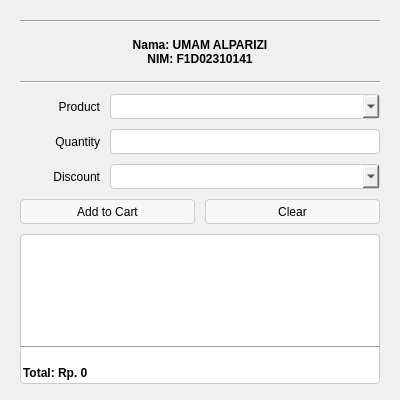
<?xml version="1.0" encoding="UTF-8"?>
<ui version="4.0">
 <class>MainWindow</class>
 <widget class="QMainWindow" name="MainWindow">
  <property name="geometry">
   <rect>
    <x>300</x>
    <y>300</y>
    <width>400</width>
    <height>400</height>
   </rect>
  </property>
  <property name="minimumSize">
   <size>
    <width>400</width>
    <height>400</height>
   </size>
  </property>
  <property name="maximumSize">
   <size>
    <width>400</width>
    <height>400</height>
   </size>
  </property>
  <property name="windowTitle">
   <string>Task Week 4 - POS Application</string>
  </property>
  <property name="styleSheet">
   <string notr="true">QMainWindow {
    background-color: #f0f0f0;
}
QLabel {
    font-size: 12px;
}
QComboBox, QLineEdit {
    font-size: 12px;
    padding: 2px 5px;
    border: 1px solid #ccc;
    border-radius: 4px;
}
QPushButton {
    font-size: 12px;
    padding: 2px 10px;
    background-color: #f8f8f8;
    border: 1px solid #ccc;
    border-radius: 4px;
}
QPushButton:hover {
    background-color: #e8e8e8;
}
QTextEdit {
    font-size: 12px;
}</string>
  </property>
  <widget class="QWidget" name="centralwidget">
   <layout class="QVBoxLayout" name="verticalLayout">
    <property name="spacing">
     <number>10</number>
    </property>
    <property name="leftMargin">
     <number>20</number>
    </property>
    <property name="topMargin">
     <number>20</number>
    </property>
    <property name="rightMargin">
     <number>20</number>
    </property>
    <property name="bottomMargin">
     <number>20</number>
    </property>
    <item>
     <layout class="QVBoxLayout" name="student_section">
      <item>
       <widget class="QFrame" name="top_line">
        <property name="frameShape">
         <enum>QFrame::HLine</enum>
        </property>
        <property name="frameShadow">
         <enum>QFrame::Sunken</enum>
        </property>
       </widget>
      </item>
      <item>
       <widget class="QLabel" name="student_info">
        <property name="styleSheet">
         <string notr="true">font-weight: bold; padding: 5px;</string>
        </property>
        <property name="text">
         <string>Nama: UMAM ALPARIZI
NIM: F1D02310141</string>
        </property>
        <property name="alignment">
         <set>Qt::AlignCenter</set>
        </property>
       </widget>
      </item>
      <item>
       <widget class="QFrame" name="bottom_line">
        <property name="frameShape">
         <enum>QFrame::HLine</enum>
        </property>
        <property name="frameShadow">
         <enum>QFrame::Sunken</enum>
        </property>
       </widget>
      </item>
     </layout>
    </item>
    <item>
     <layout class="QHBoxLayout" name="product_layout">
      <item>
       <widget class="QLabel" name="product_label">
        <property name="minimumSize">
         <size>
          <width>80</width>
          <height>0</height>
         </size>
        </property>
        <property name="maximumSize">
         <size>
          <width>80</width>
          <height>16777215</height>
         </size>
        </property>
        <property name="text">
         <string>Product</string>
        </property>
        <property name="alignment">
         <set>Qt::AlignRight|Qt::AlignTrailing|Qt::AlignVCenter</set>
        </property>
       </widget>
      </item>
      <item>
       <widget class="QComboBox" name="product_combo">
        <property name="minimumSize">
         <size>
          <width>0</width>
          <height>25</height>
         </size>
        </property>
        <property name="maximumSize">
         <size>
          <width>16777215</width>
          <height>25</height>
         </size>
        </property>
        <item>
         <property name="text">
          <string/>
         </property>
        </item>
        <item>
         <property name="text">
          <string>Kecap ABC (Rp. 7,000)</string>
         </property>
        </item>
        <item>
         <property name="text">
          <string>Bimoli (Rp. 20,000)</string>
         </property>
        </item>
        <item>
         <property name="text">
          <string>Gula (Rp. 15,000)</string>
         </property>
        </item>
        <item>
         <property name="text">
          <string>Teh (Rp. 5,000)</string>
         </property>
        </item>
       </widget>
      </item>
     </layout>
    </item>
    <item>
     <layout class="QHBoxLayout" name="quantity_layout">
      <item>
       <widget class="QLabel" name="quantity_label">
        <property name="minimumSize">
         <size>
          <width>80</width>
          <height>0</height>
         </size>
        </property>
        <property name="maximumSize">
         <size>
          <width>80</width>
          <height>16777215</height>
         </size>
        </property>
        <property name="text">
         <string>Quantity</string>
        </property>
        <property name="alignment">
         <set>Qt::AlignRight|Qt::AlignTrailing|Qt::AlignVCenter</set>
        </property>
       </widget>
      </item>
      <item>
       <widget class="QLineEdit" name="quantity_input">
        <property name="minimumSize">
         <size>
          <width>0</width>
          <height>25</height>
         </size>
        </property>
        <property name="maximumSize">
         <size>
          <width>16777215</width>
          <height>25</height>
         </size>
        </property>
       </widget>
      </item>
     </layout>
    </item>
    <item>
     <layout class="QHBoxLayout" name="discount_layout">
      <item>
       <widget class="QLabel" name="discount_label">
        <property name="minimumSize">
         <size>
          <width>80</width>
          <height>0</height>
         </size>
        </property>
        <property name="maximumSize">
         <size>
          <width>80</width>
          <height>16777215</height>
         </size>
        </property>
        <property name="text">
         <string>Discount</string>
        </property>
        <property name="alignment">
         <set>Qt::AlignRight|Qt::AlignTrailing|Qt::AlignVCenter</set>
        </property>
       </widget>
      </item>
      <item>
       <widget class="QComboBox" name="discount_combo">
        <property name="minimumSize">
         <size>
          <width>0</width>
          <height>25</height>
         </size>
        </property>
        <property name="maximumSize">
         <size>
          <width>16777215</width>
          <height>25</height>
         </size>
        </property>
        <item>
         <property name="text">
          <string/>
         </property>
        </item>
        <item>
         <property name="text">
          <string>0%</string>
         </property>
        </item>
        <item>
         <property name="text">
          <string>5%</string>
         </property>
        </item>
        <item>
         <property name="text">
          <string>10%</string>
         </property>
        </item>
        <item>
         <property name="text">
          <string>15%</string>
         </property>
        </item>
        <item>
         <property name="text">
          <string>20%</string>
         </property>
        </item>
       </widget>
      </item>
     </layout>
    </item>
    <item>
     <layout class="QHBoxLayout" name="button_layout">
      <item>
       <widget class="QPushButton" name="add_button">
        <property name="minimumSize">
         <size>
          <width>0</width>
          <height>25</height>
         </size>
        </property>
        <property name="maximumSize">
         <size>
          <width>16777215</width>
          <height>25</height>
         </size>
        </property>
        <property name="text">
         <string>Add to Cart</string>
        </property>
       </widget>
      </item>
      <item>
       <widget class="QPushButton" name="clear_button">
        <property name="minimumSize">
         <size>
          <width>0</width>
          <height>25</height>
         </size>
        </property>
        <property name="maximumSize">
         <size>
          <width>16777215</width>
          <height>25</height>
         </size>
        </property>
        <property name="text">
         <string>Clear</string>
        </property>
       </widget>
      </item>
     </layout>
    </item>
    <item>
     <widget class="QTextEdit" name="cart_display">
      <property name="minimumSize">
       <size>
        <width>0</width>
        <height>150</height>
       </size>
      </property>
      <property name="styleSheet">
       <string notr="true">QTextEdit {
    background-color: white;
    border: 1px solid #ccc;
    border-radius: 4px;
    padding: 5px;
}</string>
      </property>
      <property name="readOnly">
       <bool>true</bool>
      </property>
     </widget>
    </item>
    <item>
     <widget class="QFrame" name="total_separator">
      <property name="minimumSize">
       <size>
        <width>0</width>
        <height>5</height>
       </size>
      </property>
      <property name="maximumSize">
       <size>
        <width>16777215</width>
        <height>5</height>
       </size>
      </property>
      <property name="frameShape">
       <enum>QFrame::HLine</enum>
      </property>
      <property name="frameShadow">
       <enum>QFrame::Sunken</enum>
      </property>
     </widget>
    </item>
    <item>
     <layout class="QHBoxLayout" name="total_layout">
      <property name="leftMargin">
       <number>0</number>
      </property>
      <property name="topMargin">
       <number>0</number>
      </property>
      <property name="rightMargin">
       <number>0</number>
      </property>
      <property name="bottomMargin">
       <number>0</number>
      </property>
      <item>
       <widget class="QLabel" name="total_label">
        <property name="styleSheet">
         <string notr="true">font-size: 12px; font-weight: bold; margin-top: 5px;</string>
        </property>
        <property name="text">
         <string>Total: Rp. 0</string>
        </property>
        <property name="alignment">
         <set>Qt::AlignLeading|Qt::AlignLeft|Qt::AlignVCenter</set>
        </property>
       </widget>
      </item>
      <item>
       <spacer name="horizontalSpacer">
        <property name="orientation">
         <enum>Qt::Horizontal</enum>
        </property>
        <property name="sizeHint" stdset="0">
         <size>
          <width>40</width>
          <height>20</height>
         </size>
        </property>
       </spacer>
      </item>
     </layout>
    </item>
   </layout>
  </widget>
 </widget>
 <resources/>
 <connections/>
</ui>
